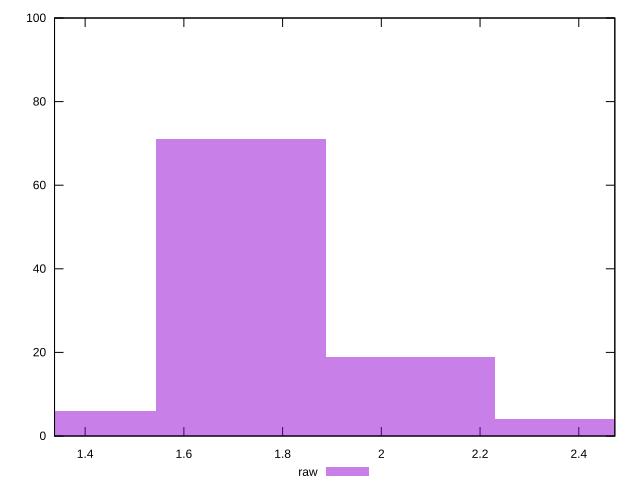

The gnuplot source for this figure:
reset

$raw <<EOF
1.7156523734033324 71
2.058782848083999 19
2.401913322764665 4
1.372521898722666 6
EOF

set key outside below
set boxwidth 0.3431304746806665
set xrange [1.338:2.473]
set yrange [0:100]
set trange [0:100]
set style fill transparent solid 0.5 noborder
set terminal svg size 640, 490 enhanced background rgb 'white'
set output "report_00008_2021-01-22T20:58:29.167/server-response-time/samples/pages+cached+noexternal+nocss/raw/histogram.svg"

plot $raw title "raw" with boxes

reset
